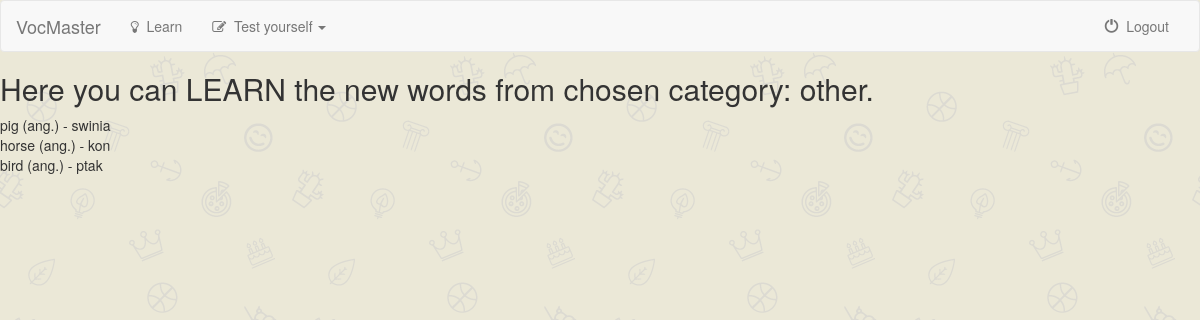
Page /learn/other/ (signed in) on the earlier database version.
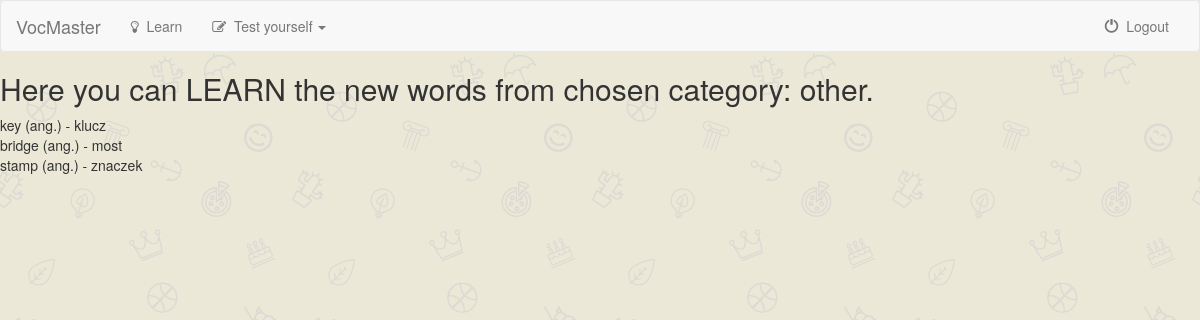
Same page on the later database version.
### vocabulary/models.py (models this page shows, shortened)
class Word(models.Model):
    english = models.CharField(max_length=40)
    polish = models.CharField(max_length=60)
    category = models.ForeignKey(Category, on_delete=models.CASCADE)
    description = models.CharField(max_length=300, default='')

### vocabulary/views.py (the view)
# urls.py: url(r'^learn/(?P<slug>[-\w]+)/$', views.CategoryLearningView.as_view(), name='learn_by_category'),
class CategoryLearningView(generic.DetailView):
    model = Category
    template_name = 'vocabulary/learn_category.html'
    slug_url_kwarg = 'slug'
    def get(self, request, **kwargs):
        if not request.user.is_authenticated():
            return redirect('vocabulary:index')
        else:
            self.object = self.get_object()
            context = self.get_context_data(object=self.object)
            return self.render_to_response(context)

### vocabulary/models.py (called while the page is built)
    def __str__(self):
        return self.category

### vocabulary/templates/vocabulary/learn_category.html (shortened to what this page needs)
{% extends 'vocabulary/base.html' %}
{% block body %}
{% load static %}
<h2>Here you can LEARN the new words from chosen category: {{ object }}.</h2>
    {% for word in category.word_set.all %}
            {{ word.english }} (ang.) - {{ word.polish }} <br>
    {%  endfor %}
{% endblock %}

Differences in the rows shown:
removed Word: english "pig", polish "swinia"
removed Word: english "horse", polish "kon"
removed Word: english "bird", polish "ptak"
added Word: english "key", polish "klucz"
added Word: english "bridge", polish "most"
added Word: english "stamp", polish "znaczek"
